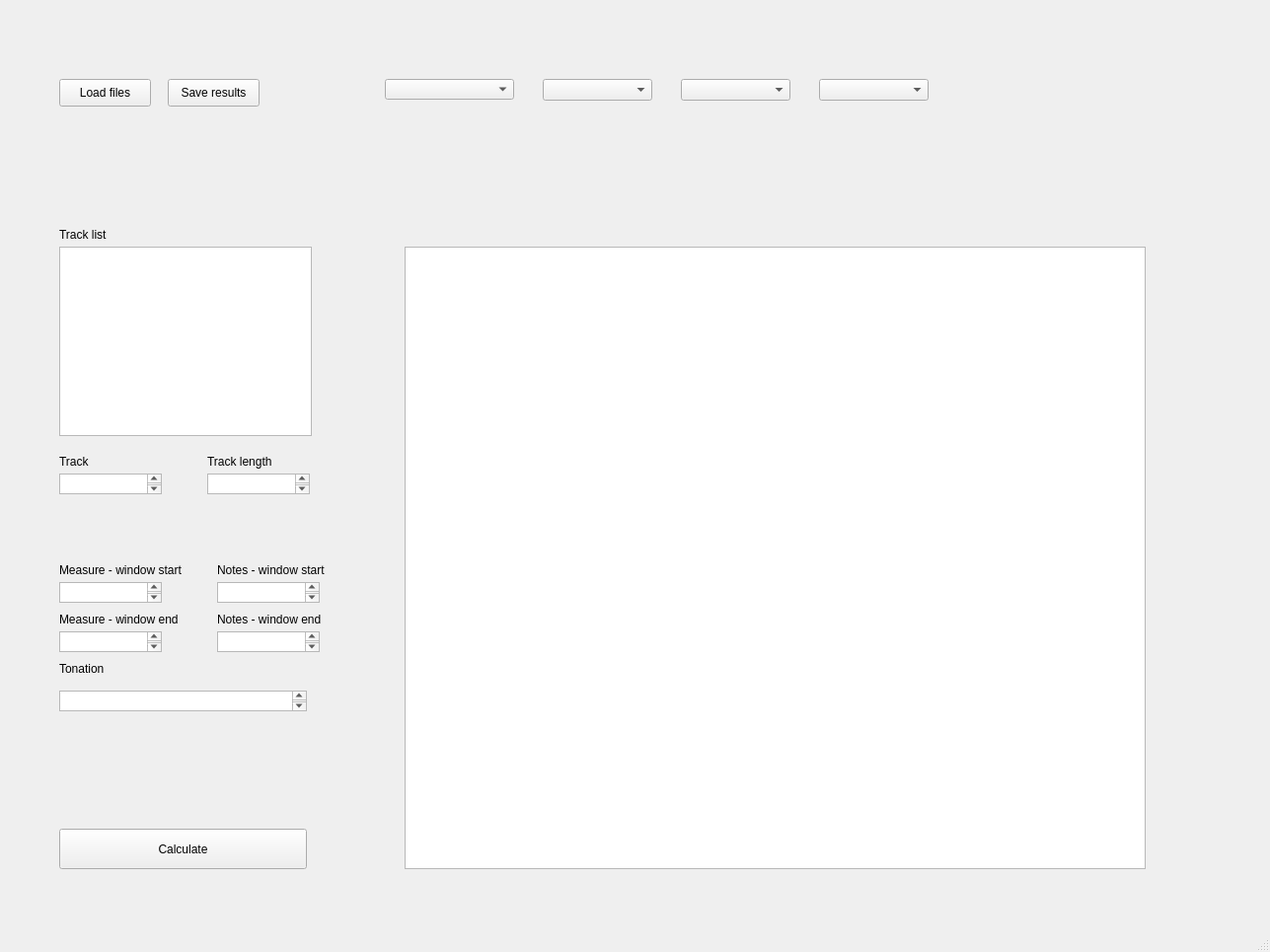
<?xml version="1.0" encoding="UTF-8"?>
<ui version="4.0">
 <class>MainWindow</class>
 <widget class="QMainWindow" name="MainWindow">
  <property name="geometry">
   <rect>
    <x>0</x>
    <y>0</y>
    <width>1287</width>
    <height>965</height>
   </rect>
  </property>
  <property name="windowTitle">
   <string>MainWindow</string>
  </property>
  <widget class="QWidget" name="centralwidget">
   <widget class="QComboBox" name="algorithm_type_dropdown">
    <property name="geometry">
     <rect>
      <x>390</x>
      <y>80</y>
      <width>131</width>
      <height>21</height>
     </rect>
    </property>
   </widget>
   <widget class="QComboBox" name="midi_channel_dropdown">
    <property name="geometry">
     <rect>
      <x>830</x>
      <y>80</y>
      <width>111</width>
      <height>22</height>
     </rect>
    </property>
   </widget>
   <widget class="QComboBox" name="tonal_profiles_type">
    <property name="geometry">
     <rect>
      <x>690</x>
      <y>80</y>
      <width>111</width>
      <height>22</height>
     </rect>
    </property>
   </widget>
   <widget class="QPushButton" name="load_files_button">
    <property name="geometry">
     <rect>
      <x>60</x>
      <y>80</y>
      <width>93</width>
      <height>28</height>
     </rect>
    </property>
    <property name="text">
     <string>Load files</string>
    </property>
   </widget>
   <widget class="QPushButton" name="save_results_button">
    <property name="geometry">
     <rect>
      <x>170</x>
      <y>80</y>
      <width>93</width>
      <height>28</height>
     </rect>
    </property>
    <property name="text">
     <string>Save results</string>
    </property>
   </widget>
   <widget class="QGraphicsView" name="signature_graphic_view">
    <property name="geometry">
     <rect>
      <x>410</x>
      <y>250</y>
      <width>751</width>
      <height>631</height>
     </rect>
    </property>
   </widget>
   <widget class="QPushButton" name="calculate_button">
    <property name="geometry">
     <rect>
      <x>60</x>
      <y>840</y>
      <width>251</width>
      <height>41</height>
     </rect>
    </property>
    <property name="text">
     <string>Calculate</string>
    </property>
   </widget>
   <widget class="QComboBox" name="signature_calculation_mode">
    <property name="geometry">
     <rect>
      <x>550</x>
      <y>80</y>
      <width>111</width>
      <height>22</height>
     </rect>
    </property>
   </widget>
   <widget class="QLabel" name="track_list_label">
    <property name="geometry">
     <rect>
      <x>60</x>
      <y>230</y>
      <width>55</width>
      <height>16</height>
     </rect>
    </property>
    <property name="text">
     <string>Track list</string>
    </property>
   </widget>
   <widget class="QListWidget" name="track_list">
    <property name="geometry">
     <rect>
      <x>60</x>
      <y>250</y>
      <width>256</width>
      <height>192</height>
     </rect>
    </property>
   </widget>
   <widget class="QTextEdit" name="result_information">
    <property name="geometry">
     <rect>
      <x>60</x>
      <y>700</y>
      <width>251</width>
      <height>21</height>
     </rect>
    </property>
   </widget>
   <widget class="QLabel" name="label">
    <property name="geometry">
     <rect>
      <x>60</x>
      <y>670</y>
      <width>55</width>
      <height>16</height>
     </rect>
    </property>
    <property name="text">
     <string>Tonation</string>
    </property>
   </widget>
   <widget class="QTextEdit" name="notes_window_start">
    <property name="geometry">
     <rect>
      <x>220</x>
      <y>590</y>
      <width>104</width>
      <height>21</height>
     </rect>
    </property>
   </widget>
   <widget class="QLabel" name="label_2">
    <property name="geometry">
     <rect>
      <x>220</x>
      <y>570</y>
      <width>131</width>
      <height>16</height>
     </rect>
    </property>
    <property name="text">
     <string>Notes - window start</string>
    </property>
   </widget>
   <widget class="QTextEdit" name="notes_window_end">
    <property name="geometry">
     <rect>
      <x>220</x>
      <y>640</y>
      <width>104</width>
      <height>21</height>
     </rect>
    </property>
   </widget>
   <widget class="QLabel" name="label_3">
    <property name="geometry">
     <rect>
      <x>220</x>
      <y>620</y>
      <width>121</width>
      <height>16</height>
     </rect>
    </property>
    <property name="text">
     <string>Notes - window end</string>
    </property>
   </widget>
   <widget class="QTextEdit" name="textEdit_3">
    <property name="geometry">
     <rect>
      <x>210</x>
      <y>480</y>
      <width>104</width>
      <height>21</height>
     </rect>
    </property>
   </widget>
   <widget class="QLabel" name="label_4">
    <property name="geometry">
     <rect>
      <x>210</x>
      <y>460</y>
      <width>101</width>
      <height>16</height>
     </rect>
    </property>
    <property name="text">
     <string>Track length</string>
    </property>
   </widget>
   <widget class="QTextEdit" name="textEdit_4">
    <property name="geometry">
     <rect>
      <x>60</x>
      <y>590</y>
      <width>104</width>
      <height>21</height>
     </rect>
    </property>
   </widget>
   <widget class="QLabel" name="label_5">
    <property name="geometry">
     <rect>
      <x>60</x>
      <y>620</y>
      <width>131</width>
      <height>16</height>
     </rect>
    </property>
    <property name="text">
     <string>Measure - window end</string>
    </property>
   </widget>
   <widget class="QLabel" name="label_6">
    <property name="geometry">
     <rect>
      <x>60</x>
      <y>570</y>
      <width>141</width>
      <height>16</height>
     </rect>
    </property>
    <property name="text">
     <string>Measure - window start</string>
    </property>
   </widget>
   <widget class="QTextEdit" name="textEdit_5">
    <property name="geometry">
     <rect>
      <x>60</x>
      <y>640</y>
      <width>104</width>
      <height>21</height>
     </rect>
    </property>
   </widget>
   <widget class="QTextEdit" name="textEdit_6">
    <property name="geometry">
     <rect>
      <x>60</x>
      <y>480</y>
      <width>104</width>
      <height>21</height>
     </rect>
    </property>
   </widget>
   <widget class="QLabel" name="label_7">
    <property name="geometry">
     <rect>
      <x>60</x>
      <y>460</y>
      <width>101</width>
      <height>16</height>
     </rect>
    </property>
    <property name="text">
     <string>Track</string>
    </property>
   </widget>
  </widget>
  <widget class="QMenuBar" name="menubar">
   <property name="geometry">
    <rect>
     <x>0</x>
     <y>0</y>
     <width>1287</width>
     <height>26</height>
    </rect>
   </property>
  </widget>
  <widget class="QStatusBar" name="statusbar"/>
 </widget>
 <resources/>
 <connections/>
</ui>
